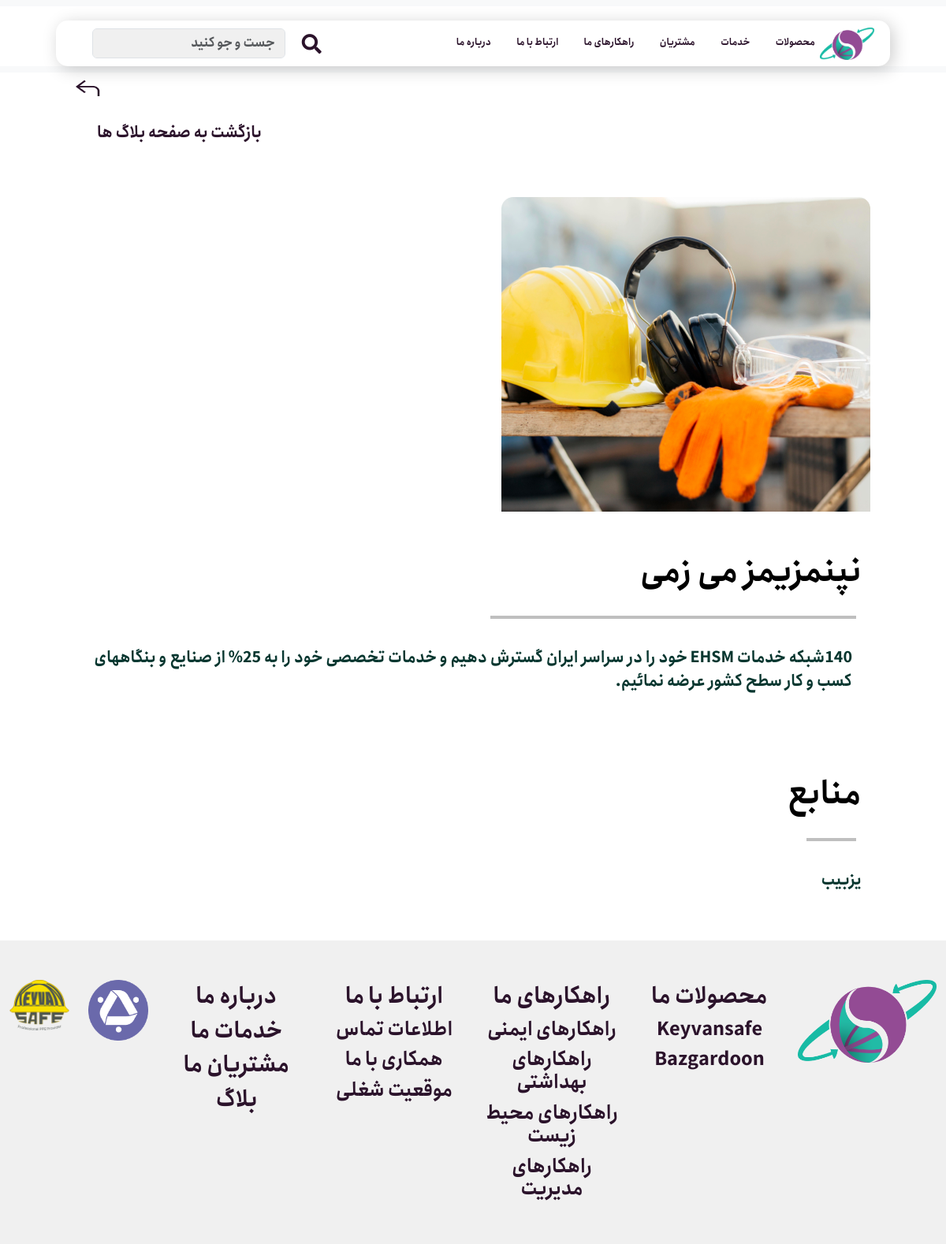
Page /articledetail/نپنمزیمز-می-زمی on the committed database.
### services/models.py (models this page shows, shortened)
class Article(models.Model):
    title = models.CharField(null=False, blank=False,
                             max_length=100, verbose_name='عنوان')
    description = models.TextField(
        null=False, blank=False, verbose_name='توضیحات')
    reference = models.TextField(
        default=False, null=False, blank=False, verbose_name='منابع')
    image = models.ImageField(null=False, blank=False, verbose_name='عکس')
    publish = models.DateTimeField(
        default=timezone.now, verbose_name='تاریخ انتشار')
    update = models.DateTimeField(auto_now=True, verbose_name='تاریخ بروزسانی')
    slug = models.SlugField(blank=True, unique=True)
    class Meta:
        ordering = ('-update', '-publish')
        verbose_name = 'مقاله'
        verbose_name_plural = 'مقالات'

### services/views.py (the view)
class ArticleDetailView(DetailView):
    template_name = 'services/blog_detail.html'
    model = Article

### services/templates/services/blog_detail.html (shortened to what this page needs)
{% extends 'base.html' %}
{% load static %}
{% block contant %}
    <section class="back-to-blog">
      <div class="blog-detail-container">
        <div class="row">
          <div class="col-lg-12">
            <a href="{% url 'services:article_list' %}">
              <img src="{% static 'images/back.png' %}" alt="عکس" />
            </a>
          </div>
        </div>
      </div>
      <div class="blog-detail-container">
        <div class="row">
          <div class="col-lg-1"></div>
          <div class="col-lg-10 upload-text">
            <div class="title-box">
              <a class="back-text" href="{% url 'services:article_list' %}">
                <h2 class="title">بازگشت به صفحه بلاگ ها</h2>
              </a>
            </div>
          </div>
        </div>
      </div>
    </section>
    <div class="blog-detail-container">
      <div class="row">
        <div class="image col-lg-12">
          <img src="{{ article.image.url }}" alt="عکس" />
        </div>
      </div>
    </div>
    <div class="blog-detail-container">
      <div class="row align-items-start">
        <div class="right-side col-lg-12">
          <div class="title-box">
            <h2 class="title">{{ article.title }}</h2>
          </div>
          <hr class="blog-divider" />
          <div class="text-box">
            <p>
              {{ article.description }}
            </p>
          </div>
        </div>
      </div>
    </div>
    <div class="blog-detail-container">
      <div class="row align-items-start">
        <div class="right-side col-lg-12">
          <div class="title-box">
            <h2 class="title">منابع</h2>
          </div>
          <hr class="blog-divider" />
          <div class="row">
            <div class="text-box col-lg-5">
              <p>
                {{ article.reference }}
              </p>
            </div>
          </div>
        </div>
      </div>
    </div>
   {% endblock %}

### static/css/styles.css (style rules this page uses)
.body { font-family: "font1"; overflow-x: hidden; }
h2 { text-align: right; padding: 20px; padding-right: 0; margin-right: 20px; padding-bottom: 0; }
.title-box .title { text-align: center; font-size: 20px; }
.back-to-blog { direction: ltr; padding-top: 5rem; }
.back-text { text-decoration: none; color: #2b132b; }
.blog-detail-container { display: flex; align-items: center; padding: 8%; padding-top: 20px; padding-bottom: 10px; }
.blog-detail-container .right-side { flex: 1; padding-right: 0px; padding-left: 0px; }
.blog-detail-container .title-box { color: #000000; padding: 3px; border-radius: 5px; margin-bottom: 20px; }
.blog-detail-container .title-box .title { text-align: right; font-size: 40px; }
.blog-detail-container .text-box { text-align: right; color: #07362f; padding: 35px; border-radius: 10px; font-size: 20px; }
.blog-detail-container .text-box p { text-align: justify; }
.blog-detail-container .image img { max-width: 100%; height: auto; }
.blog-detail-container .upload-text h2 { padding: 0; margin: 1rem 0; }
.blog-detail-container .upload-text .title { margin-top: 0px; text-align: center; font-size: 20px; }
.blog-divider { width: 45%; border: 2px solid rgb(3, 3, 3); clear: both; margin: 0 auto; margin-right: 30px; }

### rows in the picture
Article: image (picture), title "نپنمزیمز می زمی", description "140شبکه خدمات EHSM خود را در سراسر ایران گسترش دهیم و خدمات تخصصی خود را به 25% از صنایع و بنگاههای کسب و کار سطح کشور عرضه نمائیم.", reference "یزبیب"
